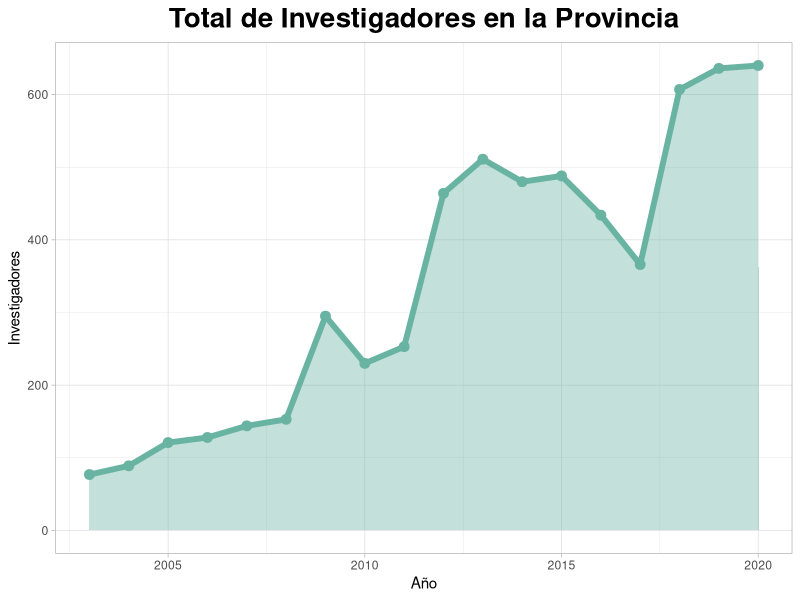

This chart was generated by the following R code:
## ---- chunk 1
library(data.table)
library(tidyverse)
library(readxl)

investig <- read_xlsx("datos/rrhh_indicadores_I+D.xlsx")
investig <- subset(investig, investig$Variable == "Chaco")
investig <- investig[1,7:25]

investig <- pivot_longer(investig, cols = colnames(investig)[2:18], names_to = "anio", values_to = "n")

setDT(investig)
investig[,.(anio,n)] -> investig
invest2020 <- data.table(c(2020),c(640))
colnames(invest2020) <- colnames(investig)
investig <- rbind(investig,invest2020)
investig$n <- as.numeric(investig$n)
investig$anio <- as.numeric(investig$anio)
## ---- chunk 2
ggplot(investig, aes(x=anio, y= investig$n)) +
  geom_area(color="turquoise4",  fill="#69b3a2", alpha=0.4) +
  geom_line(color="#69b3a2", size=2) +
  geom_point(size=3, color="#69b3a2") +
  theme_light() + 
  labs(x="Año", y="Investigadores", title="Total de Investigadores en la Provincia") +
  theme(plot.title = element_text(hjust=0.5, size=20, face="bold"))

## ---- chunk 3
# manofac <- read_xlsx("datos/Part manofactura.xlsx")
# setDT(manofac)
# manofac$part <- as.numeric(manofac$part*100)
# manofac$anio <- as.numeric(manofac$anio)
# manofac[, periodo := paste(anio,trim)]
## ---- chunk 4
# ggplot(manofac, aes(x=periodo, y= part)) +
#   geom_area(color="turquoise4",  fill="#69b3a2", alpha=0.4) +
#   theme_light() + 
#   labs(x="Año", y="Investigadores", title="Total de Investigadores en la Provincia") +
#   theme(plot.title = element_text(hjust=0.5, size=20, face="bold"))

